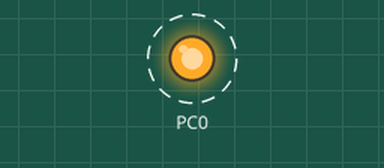
Recording of a program running on a simulated ATmega328P, built with avr-gcc and emulated at 8 MHz. On the bench: output pins drawn as LEDs (lit = HIGH). Dashed ring = blinking.

Above: at 0.05 s.
Timing chart, 0 to 3.0 s (numbered marks = the images above):
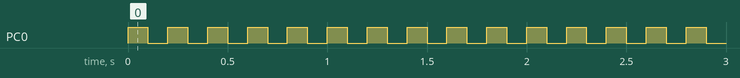

The program:

main.c
```c
/*
 * Blink.c
 *
 * Created: 5/17/2016 1:43:33 PM
 * Author : Adam

     ATmega168

     Example Blink
     Toggle PIN PC0 at 1Hz
 */

#include <avr/io.h>
#define F_CPU 8E6 //This corresponds to the 8Mhz clock on the microcontroller and is needed for the delay function timing, changed to 16MHz for external crystal (remember to change fuses)
#include <util/delay.h> //This allows use of the ms and us delays

#define LED_ON	PORTC |= 0b11111111 //Macros are useful for repeated statements that are called often similar to functions
#define LED_OFF	PORTC &= 0b11111110


//Define functions
//======================
void ioinit(void);      //Initializes IO
//======================

int main (void)
{
	ioinit(); //Setup IO pins and defaults

	while(1)
	{
		LED_ON;
		_delay_ms(100);

		LED_OFF;
		_delay_ms(100);
	}

	return(0);
}

void ioinit (void)
{
	//1 = output, 0 = input
	DDRB = 0b00000000; //All inputs (for power consumption purposes)
	DDRC = 0b00000001; //All inputs except PC0 which is the LED output
	DDRD = 0b00000000;

	PORTB = 0b11111111; //Set to high (for power consumption purposes)
	PORTC = 0b11111110;
	PORTD = 0b11111111;
}
```

Measured:
- by itself, PC0: alternates HIGH for 0.10 s and LOW for 0.10 s
